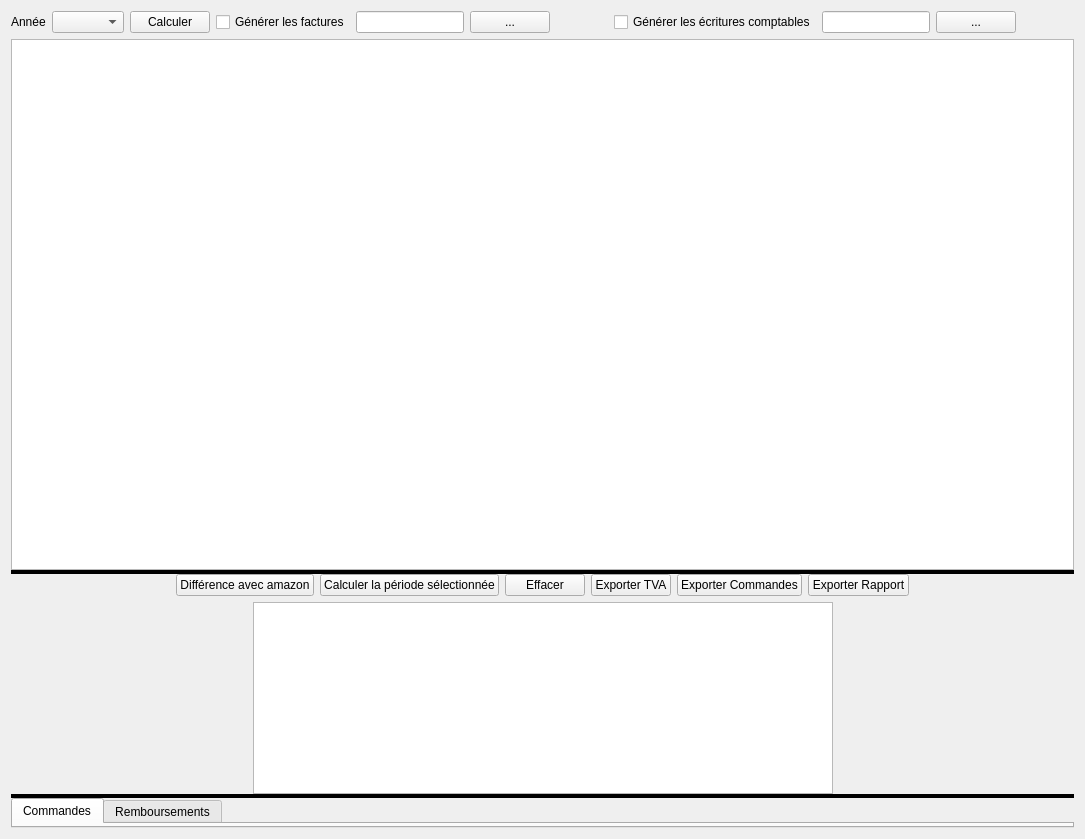
<?xml version="1.0" encoding="UTF-8"?>
<ui version="4.0">
 <class>PaneVatUE</class>
 <widget class="QWidget" name="PaneVatUE">
  <property name="geometry">
   <rect>
    <x>0</x>
    <y>0</y>
    <width>1085</width>
    <height>839</height>
   </rect>
  </property>
  <property name="windowTitle">
   <string>TVA UE</string>
  </property>
  <layout class="QVBoxLayout" name="verticalLayout_2">
   <item>
    <layout class="QHBoxLayout" name="horizontalLayout_4">
     <item>
      <widget class="QLabel" name="label_2">
       <property name="text">
        <string>Année</string>
       </property>
      </widget>
     </item>
     <item>
      <widget class="QComboBox" name="comboBoxYear"/>
     </item>
     <item>
      <widget class="QPushButton" name="buttonCompute">
       <property name="text">
        <string>Calculer</string>
       </property>
      </widget>
     </item>
     <item>
      <widget class="QCheckBox" name="checkBoxGenerateInvoices">
       <property name="toolTip">
        <string>Génère les factures dans le dossier indiqué dans paramètres &gt; comptabilité</string>
       </property>
       <property name="text">
        <string>Générer les factures</string>
       </property>
      </widget>
     </item>
     <item>
      <widget class="QLineEdit" name="lineEditInvoicesDir">
       <property name="readOnly">
        <bool>true</bool>
       </property>
      </widget>
     </item>
     <item>
      <widget class="QPushButton" name="buttonBrowseInvoicesDir">
       <property name="text">
        <string>...</string>
       </property>
      </widget>
     </item>
     <item>
      <spacer name="horizontalSpacer_4">
       <property name="orientation">
        <enum>Qt::Horizontal</enum>
       </property>
       <property name="sizeHint" stdset="0">
        <size>
         <width>40</width>
         <height>20</height>
        </size>
       </property>
      </spacer>
     </item>
     <item>
      <widget class="QCheckBox" name="checkBoxGenerateAccountingEntries">
       <property name="toolTip">
        <string>Génère les factures dans le dossier indiqué dans paramètres &gt; comptabilité</string>
       </property>
       <property name="text">
        <string>Générer les écritures comptables</string>
       </property>
      </widget>
     </item>
     <item>
      <widget class="QLineEdit" name="lineEditBookKeepingDir">
       <property name="readOnly">
        <bool>true</bool>
       </property>
      </widget>
     </item>
     <item>
      <widget class="QPushButton" name="buttonBrowseBookKeepingDir">
       <property name="sizePolicy">
        <sizepolicy hsizetype="Minimum" vsizetype="Fixed">
         <horstretch>0</horstretch>
         <verstretch>0</verstretch>
        </sizepolicy>
       </property>
       <property name="text">
        <string>...</string>
       </property>
      </widget>
     </item>
     <item>
      <spacer name="horizontalSpacer_2">
       <property name="orientation">
        <enum>Qt::Horizontal</enum>
       </property>
       <property name="sizeHint" stdset="0">
        <size>
         <width>40</width>
         <height>20</height>
        </size>
       </property>
      </spacer>
     </item>
    </layout>
   </item>
   <item>
    <widget class="QSplitter" name="splitter">
     <property name="styleSheet">
      <string notr="true">QSplitter::handle {background: black;}</string>
     </property>
     <property name="orientation">
      <enum>Qt::Vertical</enum>
     </property>
     <widget class="QTreeView" name="treeViewVat">
      <property name="sizePolicy">
       <sizepolicy hsizetype="Expanding" vsizetype="Expanding">
        <horstretch>0</horstretch>
        <verstretch>5</verstretch>
       </sizepolicy>
      </property>
      <property name="selectionMode">
       <enum>QAbstractItemView::ExtendedSelection</enum>
      </property>
      <property name="selectionBehavior">
       <enum>QAbstractItemView::SelectItems</enum>
      </property>
     </widget>
     <widget class="QWidget" name="widgetDetails" native="true">
      <layout class="QVBoxLayout" name="verticalLayout">
       <item>
        <layout class="QHBoxLayout" name="horizontalLayout">
         <item>
          <spacer name="horizontalSpacer_6">
           <property name="orientation">
            <enum>Qt::Horizontal</enum>
           </property>
           <property name="sizeHint" stdset="0">
            <size>
             <width>40</width>
             <height>20</height>
            </size>
           </property>
          </spacer>
         </item>
         <item>
          <widget class="QPushButton" name="buttonDiffAmazon">
           <property name="toolTip">
            <string>Voir les différences avec les rapports de TVA amazon. Fonctionne seulement si amazon est correctement paramétré.</string>
           </property>
           <property name="text">
            <string>Différence avec amazon</string>
           </property>
          </widget>
         </item>
         <item>
          <widget class="QPushButton" name="buttonComputeSelection">
           <property name="text">
            <string>Calculer la période sélectionnée</string>
           </property>
          </widget>
         </item>
         <item>
          <widget class="QPushButton" name="buttonErase">
           <property name="toolTip">
            <string>Remettre à 0 pour voir toutes les commandes</string>
           </property>
           <property name="text">
            <string>Effacer</string>
           </property>
          </widget>
         </item>
         <item>
          <widget class="QPushButton" name="buttonDownloadVatCsv">
           <property name="toolTip">
            <string>Télécharger la TVA à payé au format CSV</string>
           </property>
           <property name="text">
            <string>Exporter TVA</string>
           </property>
          </widget>
         </item>
         <item>
          <widget class="QPushButton" name="buttonDownloadCsv">
           <property name="toolTip">
            <string>Télécharger les commandes de la période séléctionnée au format CSV</string>
           </property>
           <property name="whatsThis">
            <string>Télécharger les commandes au format CSV / Excel</string>
           </property>
           <property name="text">
            <string>Exporter Commandes</string>
           </property>
          </widget>
         </item>
         <item>
          <widget class="QPushButton" name="buttonDownloadPdf">
           <property name="toolTip">
            <string>Télécharger un rapport comptable de la période séléctionnée au format PDF</string>
           </property>
           <property name="text">
            <string>Exporter Rapport</string>
           </property>
          </widget>
         </item>
         <item>
          <spacer name="horizontalSpacer">
           <property name="orientation">
            <enum>Qt::Horizontal</enum>
           </property>
           <property name="sizeHint" stdset="0">
            <size>
             <width>40</width>
             <height>20</height>
            </size>
           </property>
          </spacer>
         </item>
        </layout>
       </item>
       <item>
        <layout class="QHBoxLayout" name="horizontalLayout_3">
         <item>
          <spacer name="horizontalSpacer_5">
           <property name="orientation">
            <enum>Qt::Horizontal</enum>
           </property>
           <property name="sizeHint" stdset="0">
            <size>
             <width>40</width>
             <height>20</height>
            </size>
           </property>
          </spacer>
         </item>
         <item>
          <widget class="QTableWidget" name="tableWidgetComputed">
           <property name="sizePolicy">
            <sizepolicy hsizetype="Minimum" vsizetype="Minimum">
             <horstretch>1</horstretch>
             <verstretch>0</verstretch>
            </sizepolicy>
           </property>
           <property name="maximumSize">
            <size>
             <width>580</width>
             <height>16777215</height>
            </size>
           </property>
           <property name="editTriggers">
            <set>QAbstractItemView::DoubleClicked</set>
           </property>
           <property name="selectionMode">
            <enum>QAbstractItemView::NoSelection</enum>
           </property>
           <attribute name="horizontalHeaderStretchLastSection">
            <bool>true</bool>
           </attribute>
           <attribute name="verticalHeaderVisible">
            <bool>false</bool>
           </attribute>
           <attribute name="verticalHeaderStretchLastSection">
            <bool>false</bool>
           </attribute>
          </widget>
         </item>
         <item>
          <spacer name="horizontalSpacer_3">
           <property name="orientation">
            <enum>Qt::Horizontal</enum>
           </property>
           <property name="sizeHint" stdset="0">
            <size>
             <width>40</width>
             <height>20</height>
            </size>
           </property>
          </spacer>
         </item>
        </layout>
       </item>
      </layout>
     </widget>
     <widget class="QTabWidget" name="tabWidget">
      <property name="currentIndex">
       <number>0</number>
      </property>
      <widget class="WidgetOrders" name="tabOrders">
       <attribute name="title">
        <string>Commandes</string>
       </attribute>
      </widget>
      <widget class="WidgetRefunds" name="tabRefunds">
       <attribute name="title">
        <string>Remboursements</string>
       </attribute>
      </widget>
     </widget>
    </widget>
   </item>
  </layout>
 </widget>
 <customwidgets>
  <customwidget>
   <class>WidgetOrders</class>
   <extends>QWidget</extends>
   <header>gui/panes/widgets/WidgetOrders.h</header>
   <container>1</container>
  </customwidget>
  <customwidget>
   <class>WidgetRefunds</class>
   <extends>QWidget</extends>
   <header>gui/panes/widgets/WidgetRefunds.h</header>
   <container>1</container>
  </customwidget>
 </customwidgets>
 <resources/>
 <connections/>
</ui>
